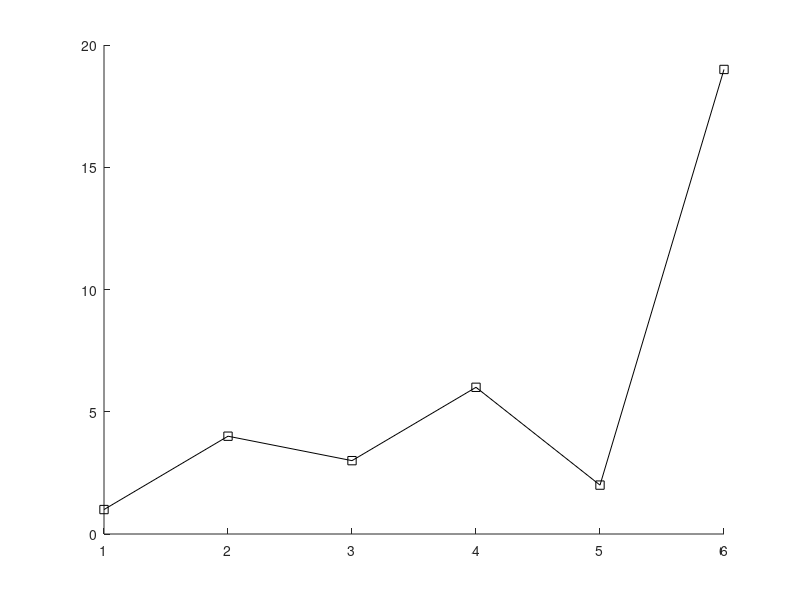

Here is the MATLAB script that generated this plot: (Note: this script raises an error after producing the figure.)
clear,clf
%% extrapolation

%signal
signal = [1 4 3 6 2 19];
timevec = 1:length(signal);

figure(1),clf,hold on
plot(timevec,signal,'ks-')

%% Extrapolate

% 
times2extrap = -length(signal):2*length(signal);

Flin = griddedInterpolant(timevec,signal,'linear');
Fspl = griddedInterpolant(timevec,signal,'spline');

%query datapoints
extrapLin = Flin(times2extrap);
extrapSpl = Fspl(times2extrap);

%plot
plot(times2extrap,extrapLin,'ro-')
plot(times2extrap,extrapSpl,'bp-')


legend({'original';'linear';'spline'})







